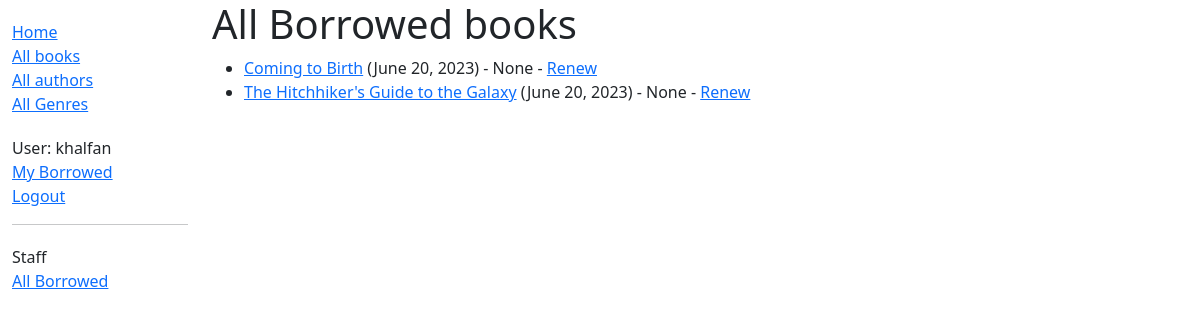
The app's page /catalog/borrowed/ (signed in), older data.
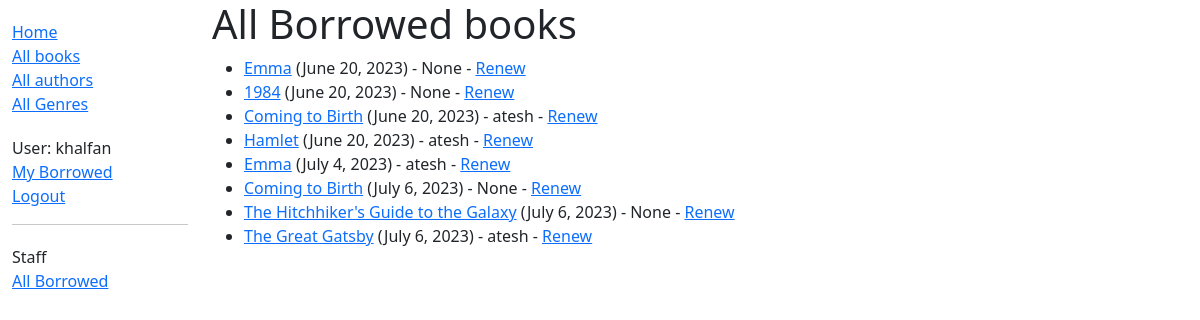
The same page, newer data.
### catalog/models.py (models this page shows, shortened)
class BookInstance(models.Model):
    id = models.UUIDField(primary_key=True, default=uuid.uuid4, help_text='Unique ID for this particular book across whole library') #uuid.uuid4 generates a unique id for the book instance
    book = models.ForeignKey('Book', on_delete=models.SET_NULL, null=True)
    imprint = models.CharField(max_length=200)
    due_back = models.DateField(null=True, blank=True)
    LOAN_STATUS = ( #tuple of tuples
        ('m', 'Maintenance'), #first element is the value stored in the db, second element is the human-readable name
        ('o', 'On loan'),
        ('a', 'Available'),
        ('r', 'Reserved'),
    )
    status = models.CharField( #status field is a character field that only allows the values in the LOAN_STATUS tuple
        max_length=1,
        choices=LOAN_STATUS,
        blank=True,
        default='m',
        help_text='Book availability',
    )
    borrower = models.ForeignKey(User, on_delete=models.SET_NULL, null=True, blank=True)
    @property
    def is_overdue(self):
        return bool(self.due_back and date.today() > self.due_back)
    class Meta:
        ordering = ['due_back']
        permissions = (("can_mark_returned", "Set book as returned"),)

class Book(models.Model):
    title = models.CharField(max_length=200)
    author = models.ForeignKey('Author', on_delete=models.SET_NULL, null=True)
    summary = models.TextField(max_length=1000, help_text='Enter a brief description of the book')
    isbn = models.CharField('ISBN',max_length=13, help_text='13 Character <a href="https://www.isbn-international.org/content/what-isbn">ISBN number</a>')
    genre = models.ManyToManyField(Genre, help_text='Select a genre for this book')
    language = models.ForeignKey('Language', on_delete=models.SET_NULL, null=True)
    def display_genre(self):
        """Create a string for the Genre. This is required to display genre in Admin."""
        return ', '.join(genre.name for genre in self.genre.all()[:3])
    display_genre.short_description = 'Genre'

### catalog/views.py (the view)
# urls.py: path('borrowed/', views.LoanedBooksAllListView.as_view(), name='all-borrowed'), #added this for the challenge
class LoanedBooksAllListView(PermissionRequiredMixin, generic.ListView):
    model = BookInstance
    permission_required = 'catalog.can_mark_returned'
    template_name = 'catalog/bookinstance_list_borrowed_all.html'
    paginate_by = 10
    def get_queryset(self):
        return BookInstance.objects.filter(status__exact='o').order_by('due_back')

### catalog/templates/catalog/bookinstance_list_borrowed_all.html
{% extends "base_generic.html" %}
{% block content %}
    <h1>All Borrowed books</h1>
    {% if bookinstance_list %}
    <ul>
        {% for bookinst in bookinstance_list %}
        <li class="{% if bookinst.is_overdue %}text-danger{% endif %}">
            <a href="{% url 'book-detail' bookinst.book.pk %}">{{bookinst.book.title}}</a> ({{ bookinst.due_back }})
            {% if user.is_staff %}- {{ bookinst.borrower }}
            {% endif %}
            {% if perms.catalog.can_mark_returned %}- <a href="{% url 'renew-book-librarian' bookinst.id %}">Renew</a>
            {% endif %}
        </li>
        {% endfor %}
    </ul>
    {% else %}
  <p>There are no books borrowed.</p>
  {% endif %}
{% endblock %}

### catalog/templates/base_generic.html (shortened to what this page needs)
<!DOCTYPE html>
<html lang="en">
    <head>
        <link href="https://cdn.jsdelivr.net/npm/bootstrap@5.1.3/dist/css/bootstrap.min.css"
        rel="stylesheet"
 />
    {% load static %}
    <link rel="stylesheet" href="{% static 'css/styles.css' %}" />
  </head>
  <body>
    <div class="container-fluid">
      <div class="row">
        <div class="col-sm-2">
          {% block sidebar %}
            <ul class="sidebar-nav">
              <li><a href="{% url 'index' %}">Home</a></li>
              <li><a href="{% url 'books' %}">All books</a></li>
              <li><a href="{% url 'authors' %}">All authors</a></li>
              <li><a href="{% url 'genres' %}">All Genres</a></li>
            </ul>
          <ul class="sidebar-nav">
          {% if user.is_authenticated %}
            <li>User: {{ user.get_username }}</li>
            <li><a href="{% url 'my-borrowed' %}">My Borrowed</a></li>
            <li><a href="{% url 'logout' %}?next={{ request.path }}">Logout</a></li>
          {% else %}
            <li><a href="{% url 'login' %}?next={{ request.path }}">Login</a></li>
          {% endif %}
          </ul>
        {% if user.is_staff %}
        <hr>
        <ul class="sidebar-nav">
        <li>Staff</li>
        {% if perms.catalog.can_mark_returned %}
        <li><a href="{% url 'all-borrowed' %}">All Borrowed</a></li>
        {% endif %}
        </ul>
        {% endif %}
        {% endblock %}
        </div>
        <div class="col-sm-10 ">
          {% block content %}{% endblock %}
        </div>
      </div>
    </div>
  </body>
</html>

### catalog/static/css/styles.css (style rules this page uses)
.sidebar-nav { margin-top: 20px; padding: 0; list-style: none; }

Row changes from the older to the newer data that the page shows:
added BookInstance: book "Emma", due_back "June 20, 2023", borrower "None"
added BookInstance: book "1984", due_back "June 20, 2023", borrower "None"
added BookInstance: book "Coming to Birth", due_back "June 20, 2023", borrower "atesh"
added BookInstance: book "Hamlet", due_back "June 20, 2023", borrower "atesh"
added BookInstance: book "Emma", due_back "July 4, 2023", borrower "atesh"
changed BookInstance (number 6 of 8 on the later page): due_back "June 20, 2023" → "July 6, 2023"
changed BookInstance "The Hitchhiker's Guide to the Galaxy": due_back "June 20, 2023" → "July 6, 2023"
added BookInstance: book "The Great Gatsby", due_back "July 6, 2023", borrower "atesh"
